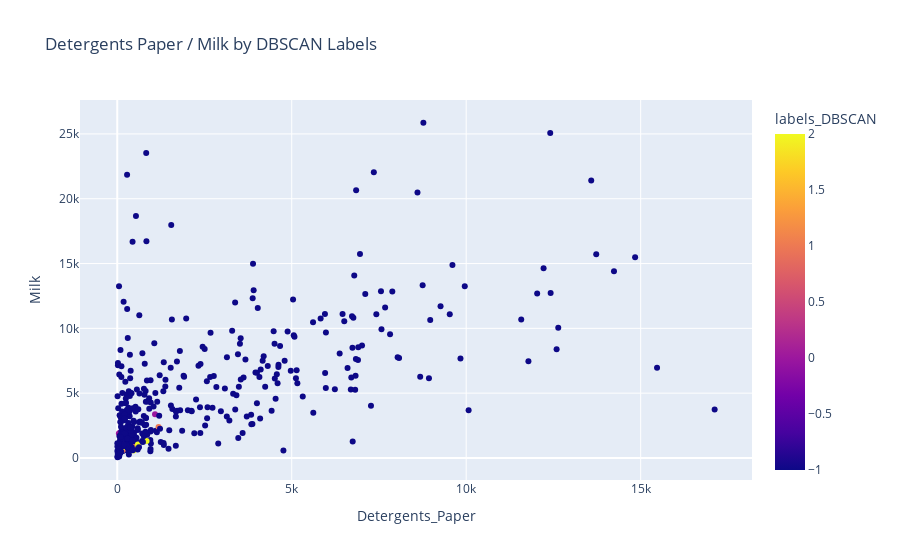

The notebook cell saved with this chart:
### Code cell
fig = px.scatter(customer, 
                 x="Detergents_Paper", 
                 y="Milk", 
                 color="labels_DBSCAN",
                 title='Detergents Paper / Milk by DBSCAN Labels'
                )
fig.show()

### Figure 1 — Plotly figure (JSON) as saved in the notebook; plotly's stock layout.template omitted (floating-point values rounded to 4 significant figures; data arrays with more than 128 entries replaced by an {"elided": "..."} marker saying what was removed)
{"data": [{"hovertemplate": "Detergents_Paper=%{x}<br>Milk=%{y}<br>labels_DBSCAN=%{marker.color}<extra></extra>", "legendgroup": "", "marker": {"color": {"elided": "414 int values"}, "coloraxis": "coloraxis", "symbol": "circle"}, "mode": "markers", "name": "", "orientation": "v", "showlegend": false, "type": "scatter", "x": {"elided": "414 int values"}, "xaxis": "x", "y": {"elided": "414 int values"}, "yaxis": "y"}], "layout": {"coloraxis": {"colorbar": {"title": {"text": "labels_DBSCAN"}}, "colorscale": [[0, "#0d0887"], [0.1111, "#46039f"], [0.2222, "#7201a8"], [0.3333, "#9c179e"], [0.4444, "#bd3786"], [0.5556, "#d8576b"], [0.6667, "#ed7953"], [0.7778, "#fb9f3a"], [0.8889, "#fdca26"], [1, "#f0f921"]]}, "legend": {"tracegroupgap": 0}, "title": {"text": "Detergents Paper / Milk by DBSCAN Labels"}, "xaxis": {"anchor": "y", "domain": [0, 1], "title": {"text": "Detergents_Paper"}}, "yaxis": {"anchor": "x", "domain": [0, 1], "title": {"text": "Milk"}}}}
